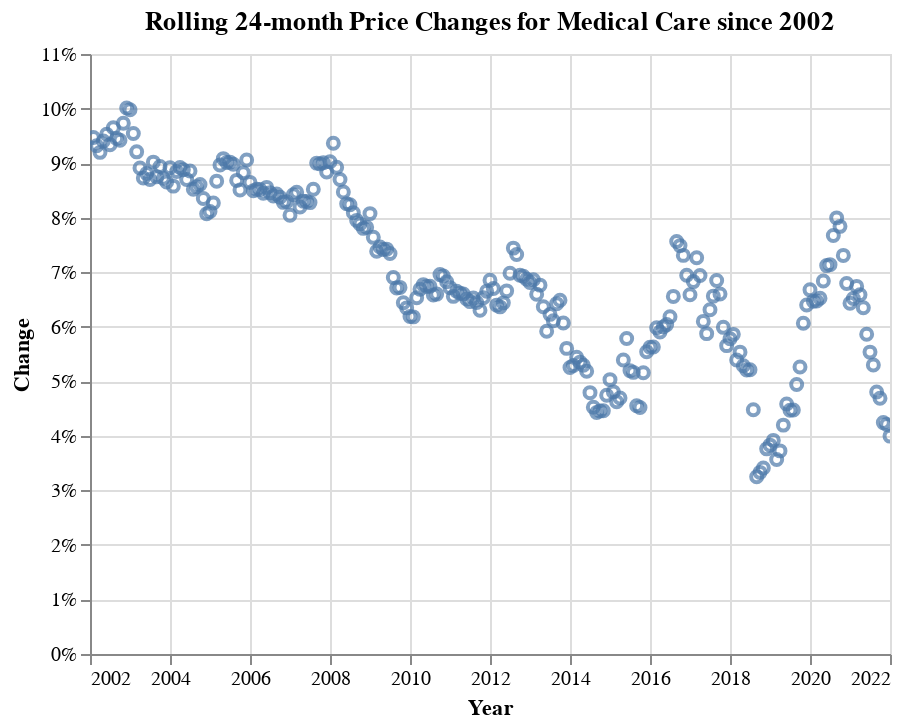

The notebook cell saved with this chart:
### Markdown cell above
Having this many bars is just silly. Let's try a different approach.

### Code cell
#Going to use months to help space out our index, and add hover labels.
df_m['month'] = pd.DatetimeIndex(df_m['date']).month
df_m['spacing'] = df_m['year'] + (df_m['month'] / 12)
df_m['mouseover'] = df_m['label'] + ': ' + (df_m['pct_change'] * 100).round(2).astype(str) + '%'

# Fifth chart - scatter of 24-month rolling changes.
alt.Chart(pd.DataFrame(df_m).dropna(),title='Rolling 24-month Price Changes for Medical Care since 2002').mark_point().encode(
    y = alt.Y('pct_change', title='Change', axis=alt.Axis(format='%')),
    x = alt.X('spacing', title='Year', axis = alt.Axis(format='0'), scale=alt.Scale(domain=[2002, 2022])),
    tooltip=('mouseover')
).interactive()

### Figure 1 — Vega-Lite specification as saved in the notebook (floating-point values rounded to 4 significant figures; data arrays with more than 128 entries replaced by an {"elided": "..."} marker saying what was removed)
{"config": {"view": {"continuousWidth": 400, "continuousHeight": 300}}, "data": {"name": "data-05087a64c27d805d36d8ff5a183bcba7"}, "mark": "point", "encoding": {"tooltip": {"field": "mouseover", "type": "nominal"}, "x": {"axis": {"format": "0"}, "field": "spacing", "scale": {"domain": [2002, 2022]}, "title": "Year", "type": "quantitative"}, "y": {"axis": {"format": "%"}, "field": "pct_change", "title": "Change", "type": "quantitative"}}, "selection": {"selector015": {"type": "interval", "bind": "scales", "encodings": ["x", "y"]}}, "title": "Rolling 24-month Price Changes for Medical Care since 2002", "$schema": "https://vega.github.io/schema/vega-lite/v4.17.0.json", "datasets": {"data-05087a64c27d805d36d8ff5a183bcba7": {"elided": "240 records"}}}
